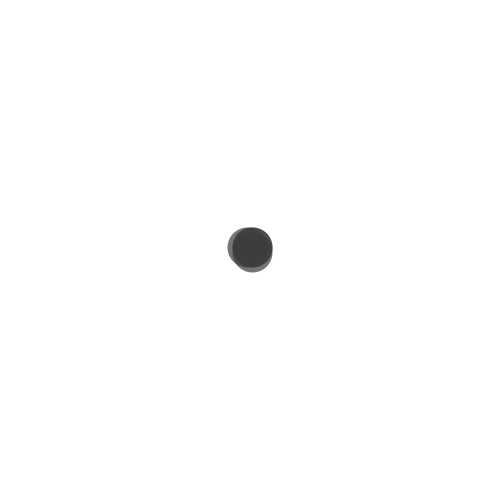
Frame 1 (no input)
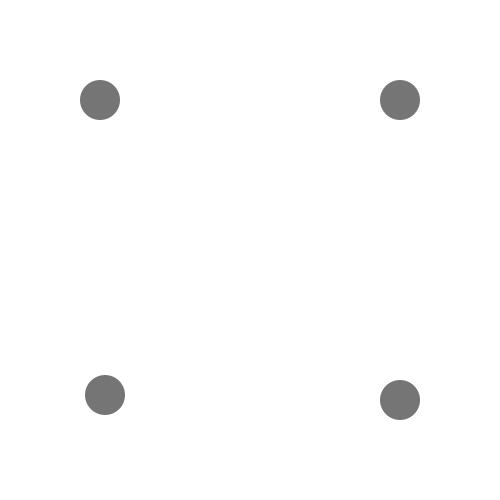
Frame 60 (the mouse pressed at the canvas centre just before this capture)
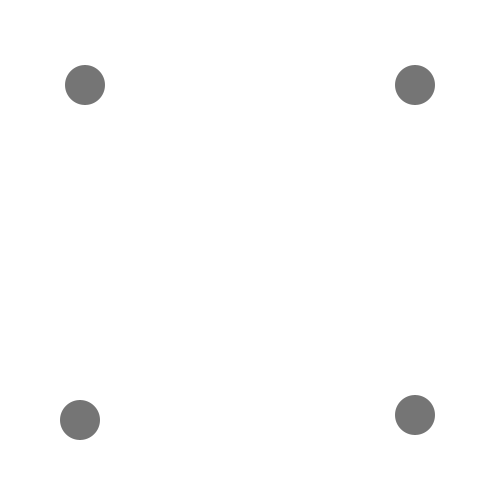
Frame 120 (the mouse held since frame 60 and released just before this capture)

The Processing sketch that drew these frames (run headless with seeded random() and noise(); from frame 60 on, the mouse is pressed at the canvas centre):

// Processing sketch: processing_168987
// ── processing_168987.pde

void setup() {
background(255);
size(500,500);
noStroke();
}

float g = 250;
float h = 250;

Float a = 250.0;
float b = 250.0;

float c = 250;
float d = 250;

float e = 250;
float f = 250;

float kX = 2.5;
float kY = 2.5;
float lX = 2.5;
float lY = 2.5;
float mX = 2.5;
float mY = 2.5;
float nX = 2.5;
float nY = 2.5;



void draw() {
 background(255, 220);

// Rechts unten grau
g = g + kX;
h = h + kY;

fill(60, 180);
ellipse(g, h, 40, 40);

if (g> width - 20 || h> height - 20 || g < width/2 || h < height/2) {
kX =  kX * -1;
kY = kY  * -1;
}

// links unten rot
a = a + lX;
b = b -lY;


ellipse(a, b, 40, 40);

if (a< 20 || b>height - 20 || a > width/2 || b < height/2) {
lX =  lX * -1;
lY = lY * -1;
}

// links oben grün
c = c - mX;
d = d - mY;


ellipse(c, d, 40, 40);

if (c< 20 || d < 20 || c > width/2 || d > height/2) {
mX =  mX * -1;
mY = mY * -1;
}

// links oben blau
e = e + nX;
f = f - nY;


ellipse(e, f, 40, 40);

if (e>width-20 || f < 20 || e < width/2 || f > height/2) {
nX = nX * -1;
nY = nY * -1;
}


}


void mouseClicked() {
 if (mouseButton == LEFT) {
   kY = kY * 1.5;
  lY = lY * 1.5;
  mY = mY * 1.5;
  nY = nY * 1.5;
  kX = kX * 1.5;
  lX = lX * 1.5;
  mX = mX * 1.5;
  nX = nX * 1.5;
 }
 else {
  kY = kY / 1.5;
  lY = lY / 1.5;
  mY = mY / 1.5;
  nY = nY / 1.5;
  kX = kX / 1.5;
  lX = lX / 1.5;
  mX = mX / 1.5;
  nX = nX / 1.5;
 }
}
